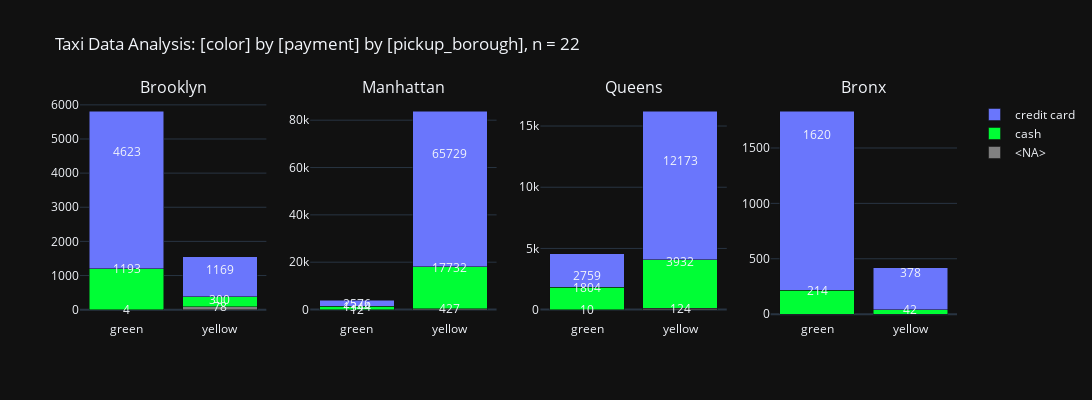

The notebook cell saved with this chart:
### Code cell
_ = pls.plot_facet_stacked_bars(
    _df,
    subplots_per_row=4,
    top_n_index=5,
    top_n_category=3,
    top_n_facet=4,
    null_label="<NA>",
    subplot_size=400,
    color_palette="Light24",
    caption="Taxi Data Analysis:",
    renderer=None,
    annotations=True,
    # precision=0,
    # png_path="taxis_stacked_barchart.png",  # Optional save path
)

### Figure 1 — Plotly figure (JSON) as saved in the notebook; plotly's stock layout.template omitted (floating-point values rounded to 4 significant figures)
{"data": [{"marker": {"color": "gray"}, "name": "<NA>", "showlegend": true, "type": "bar", "x": ["green", "yellow"], "xaxis": "x", "y": [4.3, 78.3], "yaxis": "y"}, {"marker": {"color": "#00FE35"}, "name": "cash", "showlegend": true, "type": "bar", "x": ["green", "yellow"], "xaxis": "x", "y": [1193.0, 300.4], "yaxis": "y"}, {"marker": {"color": "#6A76FC"}, "name": "credit card", "showlegend": true, "type": "bar", "x": ["green", "yellow"], "xaxis": "x", "y": [4623.0, 1169.0], "yaxis": "y"}, {"marker": {"color": "gray"}, "name": "<NA>", "showlegend": false, "type": "bar", "x": ["green", "yellow"], "xaxis": "x2", "y": [11.6, 427.3], "yaxis": "y2"}, {"marker": {"color": "#00FE35"}, "name": "cash", "showlegend": false, "type": "bar", "x": ["green", "yellow"], "xaxis": "x2", "y": [1344.0, 17730.0], "yaxis": "y2"}, {"marker": {"color": "#6A76FC"}, "name": "credit card", "showlegend": false, "type": "bar", "x": ["green", "yellow"], "xaxis": "x2", "y": [2576.0, 65730.0], "yaxis": "y2"}, {"marker": {"color": "gray"}, "name": "<NA>", "showlegend": false, "type": "bar", "x": ["green", "yellow"], "xaxis": "x3", "y": [9.6, 123.6], "yaxis": "y3"}, {"marker": {"color": "#00FE35"}, "name": "cash", "showlegend": false, "type": "bar", "x": ["green", "yellow"], "xaxis": "x3", "y": [1804.0, 3932.0], "yaxis": "y3"}, {"marker": {"color": "#6A76FC"}, "name": "credit card", "showlegend": false, "type": "bar", "x": ["green", "yellow"], "xaxis": "x3", "y": [2759.0, 12170.0], "yaxis": "y3"}, {"marker": {"color": "gray"}, "name": "<NA>", "showlegend": false, "type": "bar", "x": [], "xaxis": "x4", "y": [], "yaxis": "y4"}, {"marker": {"color": "#00FE35"}, "name": "cash", "showlegend": false, "type": "bar", "x": ["green", "yellow"], "xaxis": "x4", "y": [214.1, 42.2], "yaxis": "y4"}, {"marker": {"color": "#6A76FC"}, "name": "credit card", "showlegend": false, "type": "bar", "x": ["green", "yellow"], "xaxis": "x4", "y": [1620.0, 377.5], "yaxis": "y4"}], "layout": {"annotations": [{"font": {"size": 16}, "showarrow": false, "text": "Brooklyn", "x": 0.1062, "xanchor": "center", "xref": "paper", "y": 1, "yanchor": "bottom", "yref": "paper"}, {"font": {"size": 16}, "showarrow": false, "text": "Manhattan", "x": 0.3688, "xanchor": "center", "xref": "paper", "y": 1, "yanchor": "bottom", "yref": "paper"}, {"font": {"size": 16}, "showarrow": false, "text": "Queens", "x": 0.6313, "xanchor": "center", "xref": "paper", "y": 1, "yanchor": "bottom", "yref": "paper"}, {"font": {"size": 16}, "showarrow": false, "text": "Bronx", "x": 0.8938, "xanchor": "center", "xref": "paper", "y": 1, "yanchor": "bottom", "yref": "paper"}, {"showarrow": false, "text": "4", "x": "green", "xref": "x", "y": 4.3, "yref": "y"}, {"showarrow": false, "text": "78", "x": "yellow", "xref": "x", "y": 78.3, "yref": "y"}, {"showarrow": false, "text": "1193", "x": "green", "xref": "x", "y": 1193.0, "yref": "y"}, {"showarrow": false, "text": "300", "x": "yellow", "xref": "x", "y": 300.4, "yref": "y"}, {"showarrow": false, "text": "4623", "x": "green", "xref": "x", "y": 4623.0, "yref": "y"}, {"showarrow": false, "text": "1169", "x": "yellow", "xref": "x", "y": 1169.0, "yref": "y"}, {"showarrow": false, "text": "12", "x": "green", "xref": "x2", "y": 11.6, "yref": "y2"}, {"showarrow": false, "text": "427", "x": "yellow", "xref": "x2", "y": 427.3, "yref": "y2"}, {"showarrow": false, "text": "1344", "x": "green", "xref": "x2", "y": 1344.0, "yref": "y2"}, {"showarrow": false, "text": "17732", "x": "yellow", "xref": "x2", "y": 17730.0, "yref": "y2"}, {"showarrow": false, "text": "2576", "x": "green", "xref": "x2", "y": 2576.0, "yref": "y2"}, {"showarrow": false, "text": "65729", "x": "yellow", "xref": "x2", "y": 65730.0, "yref": "y2"}, {"showarrow": false, "text": "10", "x": "green", "xref": "x3", "y": 9.6, "yref": "y3"}, {"showarrow": false, "text": "124", "x": "yellow", "xref": "x3", "y": 123.6, "yref": "y3"}, {"showarrow": false, "text": "1804", "x": "green", "xref": "x3", "y": 1804.0, "yref": "y3"}, {"showarrow": false, "text": "3932", "x": "yellow", "xref": "x3", "y": 3932.0, "yref": "y3"}, {"showarrow": false, "text": "2759", "x": "green", "xref": "x3", "y": 2759.0, "yref": "y3"}, {"showarrow": false, "text": "12173", "x": "yellow", "xref": "x3", "y": 12170.0, "yref": "y3"}, {"showarrow": false, "text": "214", "x": "green", "xref": "x4", "y": 214.1, "yref": "y4"}, {"showarrow": false, "text": "42", "x": "yellow", "xref": "x4", "y": 42.2, "yref": "y4"}, {"showarrow": false, "text": "1620", "x": "green", "xref": "x4", "y": 1620.0, "yref": "y4"}, {"showarrow": false, "text": "378", "x": "yellow", "xref": "x4", "y": 377.5, "yref": "y4"}], "barmode": "stack", "height": 400, "showlegend": true, "title": {"text": "Taxi Data Analysis: [color] by [payment] by [pickup_borough], n = 22"}, "width": 1600, "xaxis": {"anchor": "y", "domain": [0, 0.2125]}, "xaxis2": {"anchor": "y2", "domain": [0.2625, 0.475]}, "xaxis3": {"anchor": "y3", "domain": [0.525, 0.7375]}, "xaxis4": {"anchor": "y4", "domain": [0.7875, 1]}, "yaxis": {"anchor": "x", "domain": [0, 1]}, "yaxis2": {"anchor": "x2", "domain": [0, 1]}, "yaxis3": {"anchor": "x3", "domain": [0, 1]}, "yaxis4": {"anchor": "x4", "domain": [0, 1]}}}
